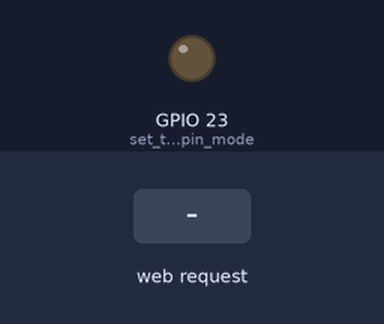
Bench run of a sketch on a simulated ESP32. Parts: output pins drawn as LEDs (lit = HIGH). The inputs (shaded band) are chosen by the test bench. WiFi joins after 1.5 s; servers stay silent unless stated; what the sketch prints to the serial monitor is not drawn.

Above: at 2.7 s.
2.8 s: HTTP request GET /H received
At 3.5 s:
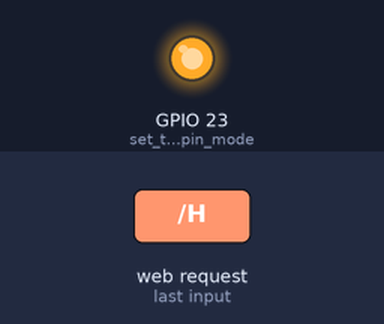
4.3 s: HTTP request GET /L received
At 4.7 s:
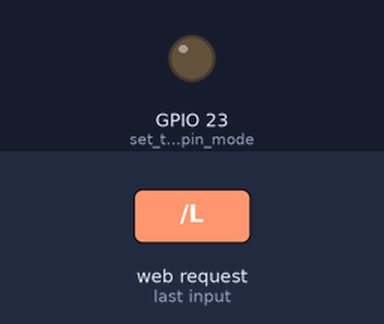
Timing chart, 0 to 7.3 s (numbered marks = the images above; inputs shaded):
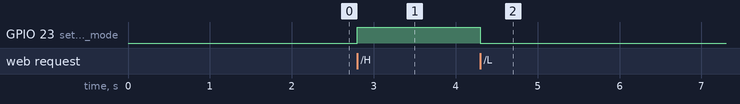

The sketch:

STAWiFiMode.ino
```cpp
#include <WiFi.h>

const char *ssid = "Xiaomi 13 Lite";
const char *password = "salom12345";

NetworkServer server(80);

void setup() {
  Serial.begin(115200);
  pinMode(23, OUTPUT);  // set the LED pin mode

  delay(10);

  // We start by connecting to a WiFi network

  Serial.println();
  Serial.println();
  Serial.print("Connecting to ");
  Serial.println(ssid);

  WiFi.begin(ssid, password);

  while (WiFi.status() != WL_CONNECTED) {
    delay(500);
    Serial.print(".");
  }

  Serial.println("");
  Serial.println("WiFi connected.");
  Serial.println("IP address: ");
  Serial.println(WiFi.localIP());

  server.begin();
}

void loop() {
  NetworkClient client = server.accept();  // listen for incoming clients

  if (client) {                     // if you get a client,
    Serial.println("New Client.");  // print a message out the serial port
    String currentLine = "";        // make a String to hold incoming data from the client
    while (client.connected()) {    // loop while the client's connected
      if (client.available()) {     // if there's bytes to read from the client,
        char c = client.read();     // read a byte, then
        Serial.write(c);            // print it out the serial monitor
        if (c == '\n') {            // if the byte is a newline character

          // if the current line is blank, you got two newline characters in a row.
          // that's the end of the client HTTP request, so send a response:
          if (currentLine.length() == 0) {
            // HTTP headers always start with a response code (e.g. HTTP/1.1 200 OK)
            // and a content-type so the client knows what's coming, then a blank line:
            client.println("HTTP/1.1 200 OK");
            client.println("Content-type:text/html");
            client.println();

            client.println("<!DOCTYPE html><html>");
            client.println("<head><style>");
            client.println("body { font-family: Arial, sans-serif; text-align: center; }");
            client.println(".button { padding: 10px 20px; font-size: 18px; color: #fff; ");
            client.println("border: none; border-radius: 5px; cursor: pointer; }");
            client.println(".on { background-color: #4CAF50; }");  // Green for ON
            client.println(".off { background-color: #f44336; }"); // Red for OFF
            client.println(".button:hover { opacity: 0.8; }");
            client.println("</style></head><body>");

            // the content of the HTTP response follows the header:
            client.println("<h1>ESP32 LED Control</h1>");
            client.print("<p><a href=\"/H\" class=\"button on\">Turn LED On</a></p>");
            client.print("<p><a href=\"/L\" class=\"button off\">Turn LED Off</a></p>");

            // The HTTP response ends with another blank line:
            client.println("</body></html>");
            client.println();
            // break out of the while loop:
            break;
          } else {  // if you got a newline, then clear currentLine:
            currentLine = "";
          }
        } else if (c != '\r') {  // if you got anything else but a carriage return character,
          currentLine += c;      // add it to the end of the currentLine
        }

        // Check to see if the client request was "GET /H" or "GET /L":
        if (currentLine.endsWith("GET /H")) {
          digitalWrite(23, HIGH);  // GET /H turns the LED on
        }
        if (currentLine.endsWith("GET /L")) {
          digitalWrite(23, LOW);  // GET /L turns the LED off
        }
      }
    }
    // close the connection:
    client.stop();
    Serial.println("Client Disconnected.");
  }
}
```

Measured:
- after the input at 2.8 s, GPIO 23 (set_the_LED_pin_mode): LOW → HIGH at once
- after the input at 4.3 s, GPIO 23 (set_the_LED_pin_mode): HIGH → LOW at once
